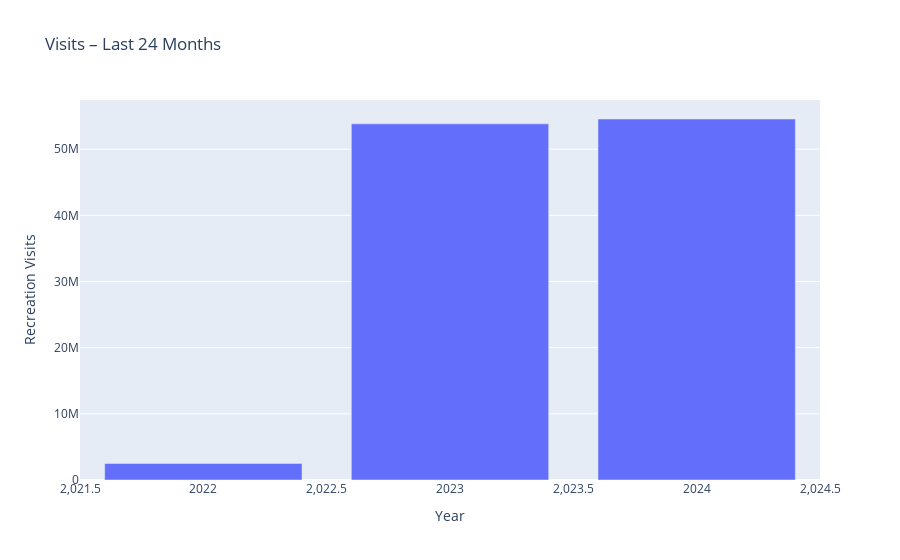

The notebook cell saved with this chart:
### Code cell
# Recent period focus (last 24 months)
cutoff = df["Date"].max() - pd.DateOffset(months=24)
recent = df[df["Date"] >= cutoff].copy()

recent_yearly = recent.groupby("Year", as_index=False)["Recreation Visits"].sum()
px.bar(recent_yearly, x="Year", y="Recreation Visits", title="Visits – Last 24 Months").show()

recent_monthly_state = (
    recent.groupby(["State","Date"], as_index=False)["Recreation Visits"].sum()
)
recent_monthly_state.sort_values("Date").head()

### Figure 1 — Plotly figure (JSON) as saved in the notebook; plotly's stock layout.template omitted (floating-point values rounded to 4 significant figures)
{"data": [{"hovertemplate": "Year=%{x}<br>Recreation Visits=%{y}<extra></extra>", "legendgroup": "", "marker": {"color": "#636efa", "pattern": {"shape": ""}}, "name": "", "orientation": "v", "showlegend": false, "textposition": "auto", "type": "bar", "x": [2022, 2023, 2024], "xaxis": "x", "y": [2490824, 53830143, 54559479], "yaxis": "y"}], "layout": {"barmode": "relative", "legend": {"tracegroupgap": 0}, "title": {"text": "Visits – Last 24 Months"}, "xaxis": {"anchor": "y", "domain": [0, 1], "title": {"text": "Year"}}, "yaxis": {"anchor": "x", "domain": [0, 1], "title": {"text": "Recreation Visits"}}}}
